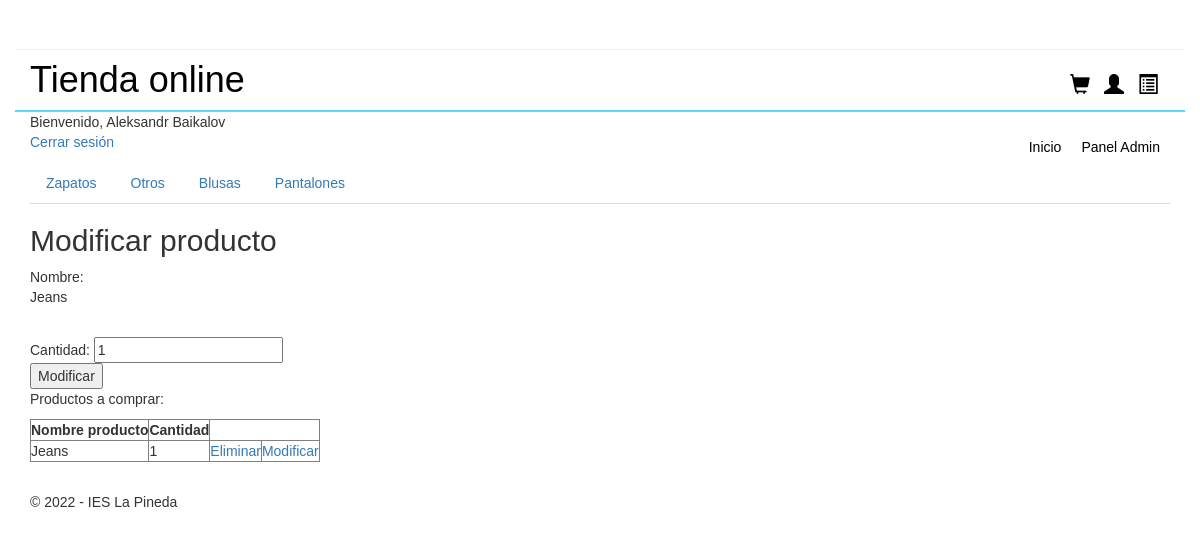
The app's page /index.php?controller=UsuarioCesta&action=iniciarModificarProductoCesta&fk_id_producto=11&fk_id_cesta=23&cantidad=1 (signed in) with its own data.
### tables this page shows
CREATE TABLE `usuarios` (
  `id_usuario` int(15) NOT NULL,
  `nombre` varchar(48) NOT NULL,
  `correo` varchar(48) NOT NULL,
  `telefono` varchar(14) DEFAULT NULL,
  `contraseña` varchar(256) NOT NULL,
  `direccion` varchar(124) DEFAULT NULL,
  `provincia` varchar(24) DEFAULT NULL,
  `cp` varchar(12) DEFAULT NULL
);

CREATE TABLE `categorias` (
  `id_categoria` int(255) NOT NULL,
  `nombre` varchar(255) NOT NULL,
  `descripcion` varchar(255) NOT NULL,
  `isactive` int(1) NOT NULL
);

CREATE TABLE `productos` (
  `id_producto` int(11) NOT NULL,
  `nombre` varchar(255) NOT NULL,
  `descripcion` varchar(255) NOT NULL,
  `cantidad` int(255) NOT NULL,
  `precio` float NOT NULL,
  `categoria` int(255) NOT NULL,
  `foto` varchar(255) NOT NULL,
  `isactive` int(1) NOT NULL
);

### models/database.php (called while the page is built, shortened)
<?php
class Database{
    public function __construct(){
        $servername = "localhost";
        $dbname= "botiga";
        $username = "root";
        $password = "";
		$this->db = new PDO("mysql:host=$servername;dbname=$dbname",$username, $password);
    }
}

### models/usuario.php (called while the page is built, shortened)
<?php
require_once("database.php");
class Usuario extends Database {
    function getNombreUsuario($id_usuario) {
        $sql = "SELECT * FROM usuarios WHERE id_usuario = ".$id_usuario;
        $query = $this->db->prepare($sql);
        $query->execute();
        $item = $query->fetch(\PDO::FETCH_ASSOC);
        return $item;
    }
}
?>

### models/category.php (called while the page is built, shortened)
<?php
require_once("models/database.php");
class Category extends Database
{
    function conectar()
    {
        $this->db->query("SET NAMES 'utf8'");
    }
    function mostrarCategorias()
    {
        $stmt = $this->db->prepare("SELECT * FROM categorias");
        $categories = array();
        if ($stmt->execute()) {
            while ($row = $stmt->fetch(PDO::FETCH_ASSOC)) {
                $categories[] = $row;
            }
        }
        return $categories;
    }
}

### models/cesta.php (called while the page is built, shortened)
<?php
require_once("database.php");
class Cesta extends Database
{
    private $id_cesta;
    private $fk_id_usuario;
    private $lista_productos;
    private $cantidad_producto_cesta;
    private $nombre_producto;
    function getIdCesta()
    {
        return $this->id_cesta;
    }
    function getListaProductos()
    {
        return $this->lista_productos;
    }
    function getCantidadProductoCesta()
    {
        return $this->cantidad_producto_cesta;
    }
    function setIdCesta($id_cesta)
    {
        $this->id_cesta = $id_cesta;
    }
    function setFkIdUsuario($fk_id_usuario)
    {
        $this->fk_id_usuario = $fk_id_usuario;
    }
    function setCantidadProductoCesta($cantidad_producto_cesta)
    {
        $this->cantidad_producto_cesta = $cantidad_producto_cesta;
    }
    function setProductoNombre($id_producto)
    {
        $sql = "SELECT nombre FROM productos WHERE id_producto = " . $id_producto;
        $result = $this->db->query($sql);
        $row = $result->fetch(PDO::FETCH_ASSOC);
        $nombre = $row['nombre'];
        $this->nombre_producto = $nombre;
    }
    function getProductoNombre()
    {
        return $this->nombre_producto;
    }
    function conectar()
    {
        $this->db->query("SET NAMES 'utf8'");
    }
    function fetchCesta()
    {
        $sql = "SELECT * FROM cestas WHERE fk_id_usuario = " . $this->fk_id_usuario;
        $result = $this->db->query($sql);
        if ($result->rowCount() > 0) {
            $sql = "SELECT * FROM cestas WHERE fk_id_usuario = " . $this->fk_id_usuario;
            $result = $this->db->query($sql);
            $row = $result->fetch(PDO::FETCH_ASSOC);
            $this->fk_id_usuario = $row['fk_id_usuario'];
            $this->id_cesta = $row['id_cesta'];
            $sql = "SELECT * FROM cesta_productos WHERE fk_id_cesta = " . $this->id_cesta;
            $result = $this->db->query($sql);
            for ($i = 0; $i < $result->rowCount(); $i++) {
                $row = $result->fetch(PDO::FETCH_ASSOC);
                $id_producto = $row['fk_id_producto'];
                $sql = "SELECT * FROM productos WHERE id_producto = " . $id_producto;
                $result2 = $this->db->query($sql);
                $row2 = $result2->fetch(PDO::FETCH_ASSOC);
                $this->lista_productos[$i]['nombre'] = $row2['nombre'];
                $this->lista_productos[$i]['fk_id_producto'] = $row2['id_producto'];
                $this->lista_productos[$i]['cantidad'] = $row['cantidad'];
            }
        }
    }
}

### views/usuarios/mostrarProductosCesta.php (the view, shortened to what this page needs)
<?php
  if (isset($_SESSION['role'])) {
   echo "<table border='1'>";
    echo "<p>Productos a comprar:</p>";
    echo "<table border='1'>";
    echo "<tr>";
    echo "<th>Nombre producto</th>";
    echo "<th>Cantidad</th>";
    echo "</tr>";
    if (isset($todosLosProductosCesta)) {
      foreach ($todosLosProductosCesta as $producto) {
        echo "<tr>";
        echo "<td>". $producto['nombre'] . "</td>";
        echo "<td>". $producto['cantidad'] . "</td>";
        echo "<td><a href='?controller=UsuarioCesta&action=eliminarProductoCesta&fk_id_producto=".$producto['fk_id_producto']."&fk_id_cesta=".$cesta->getIdCesta()."&cantidad=".$producto['cantidad']."'>Eliminar</a></td>";
        echo "<td><a href='?controller=UsuarioCesta&action=iniciarModificarProductoCesta&fk_id_producto=".$producto['fk_id_producto']."&fk_id_cesta=".$cesta->getIdCesta()."&cantidad=".$producto['cantidad']."'>Modificar</a></td>";
        echo "</tr>";
    }
    }
    echo "</table>";
} else {
  echo "<p>Debes ser administrador para ver esta pagina</p>";
  header("Refresh:3; url=admin.php");
}
?>

### views/general/menu.php
<?php
if (isset($_SESSION['user_id']) && $_SESSION['role'] !== 'admin') {
    echo "Bienvenido, ".$nombre_usuario['nombre'];
    echo "<br>";
    echo "<a href='index.php?controller=Usuario&action=logout'>Cerrar sesión</a>";
}
else {
    echo "<a class='menuira' href='index.php?controller=Usuario&action=loginUsuario'>Iniciar sesión</a><br>";
    echo "<a class='menuira isa' href='index.php?controller=Usuario&action=registrarUsuario'>Registrarse</a>";
}
?>
<ul id="menuiralis">
    <li> <a class="menuira isa" href= "admin/admin.php">Panel Admin</a></li>
    <li> <a class="menuira isa" href= "index.php">Inicio </a></li>
</ul>
<?php
if (isset($categorias)) {
    echo "<ul class='nav nav-tabs'>";
    foreach ($categorias as $categoria) {
        if (isset($_GET['id_categoria'])) {
            if ($categoria['id_categoria'] == $_GET['id_categoria']) {
                echo "<li class='nav-item active'>";
            } else if ($categoria['id_categoria'] == $_GET['id_categoria'] && $categoria['id_categoria'] == 1) {
                echo "<li class='nav-item active'>";
            } else {
                echo "<li class='nav-item'>";
            }
        } else {
            echo "<li class='nav-item'>";
        }
        echo "<a class='nav-link' href='index.php?controller=Usuario&action=mostrarCategoria&id_categoria=" . $categoria['id_categoria'] . "'>" . $categoria['nombre'] . "</a>";
        echo "</li>";
    }
    echo "</ul>";
} else {
    echo "No hay categorias";
}
?>

### views/usuarios/modificarProductoCesta.php (shortened to what this page needs)
<h2>Modificar producto</h2>
<form action="index.php?controller=UsuarioCesta&action=modificarProductoCesta" method="post">
    Nombre:
    <p><?php echo $cesta->getProductoNombre() ?></p>
    <br />
    Cantidad:
    <input type="text" name="cantidad" value="<?php echo $cesta->getCantidadProductoCesta() ?>">
    <br />
    <input type="submit" value="Modificar">
    <?php
    $todosLosProductosCesta = $cesta->getListaProductos();
    require_once "./views/usuarios/mostrarProductosCesta.php";
    ?>
</form>

### styles/style.css (style rules this page uses)
* { font-family: Verdana, Geneva, Tahoma, sans-serif; }
h1 { font-family: Verdana, Geneva, sans-serif; font-size: 24px; font-style: normal; font-variant: normal; font-weight: 700; line-height: 26.4px; }
h1 a { text-decoration: none; color: black; }
p { font-family: Verdana, Geneva, sans-serif; font-size: 14px; font-style: normal; font-variant: normal; font-weight: 400; line-height: 20px; }
.col-md-12 { border-bottom: 2px solid #5bd9ff; }
.pull-right { margin: 30px 5px 5px 5px; width: 100px; height: 30px; }
.glyphicon-shopping-cart { padding: 3px 5px 5px 5px; color: black; font-size: 20px; }
.glyphicon-user { padding: 3px 5px 5px 5px; color: black; font-size: 20px; }
.glyphicon-list-alt { padding: 3px 5px 5px 5px; color: black; font-size: 20px; }
#menuiralis { list-style: none; }
.menuira { padding: 5px 10px 5px 10px; float: right; color: black; }
.isa { margin-top: -20px; }
footer { text-align: center; height: 30px; margin-top: 30px; }

### records on screen
usuarios: nombre "Aleksandr Baikalov"
categorias: nombre "Zapatos"
categorias: nombre "Otros"
categorias: nombre "Blusas"
categorias: nombre "Pantalones"
productos: nombre "Jeans", cantidad "1", isactive "1"
